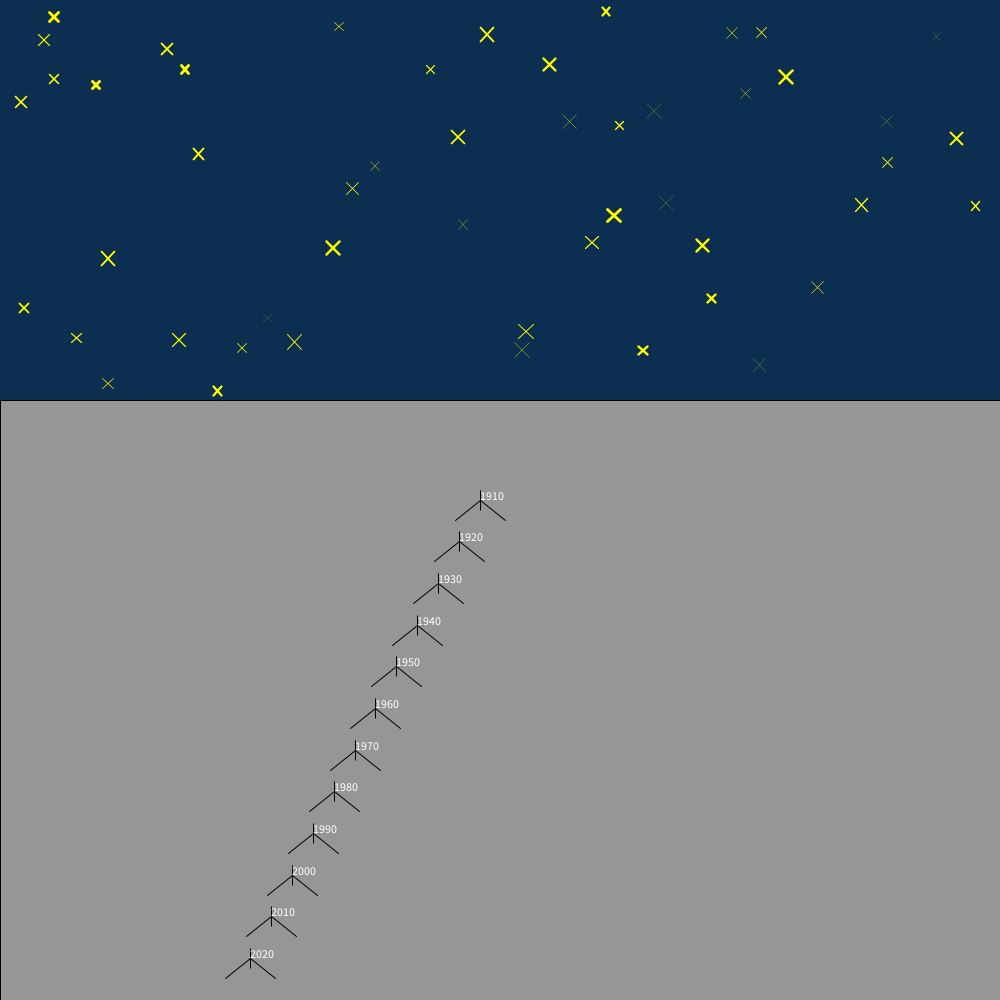
Frame 1 (no input)
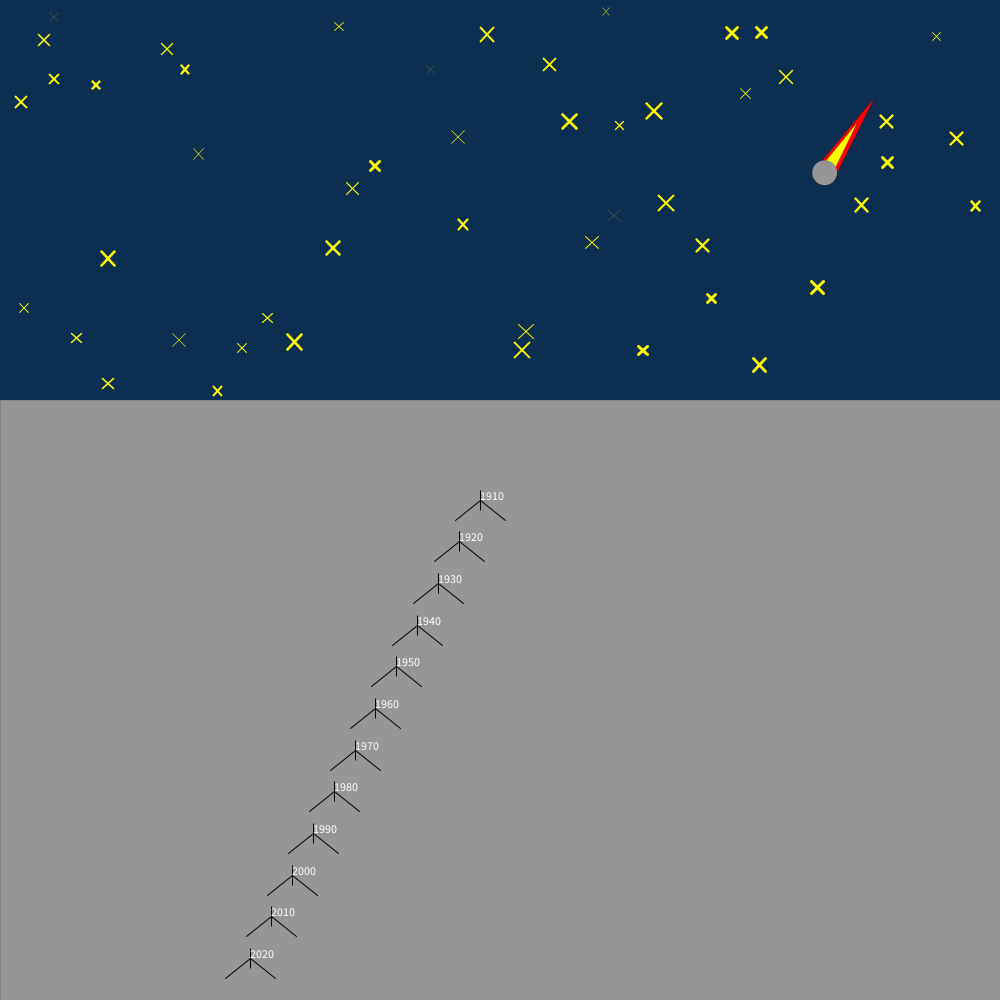
Frame 60 (the mouse pressed at the canvas centre just before this capture)
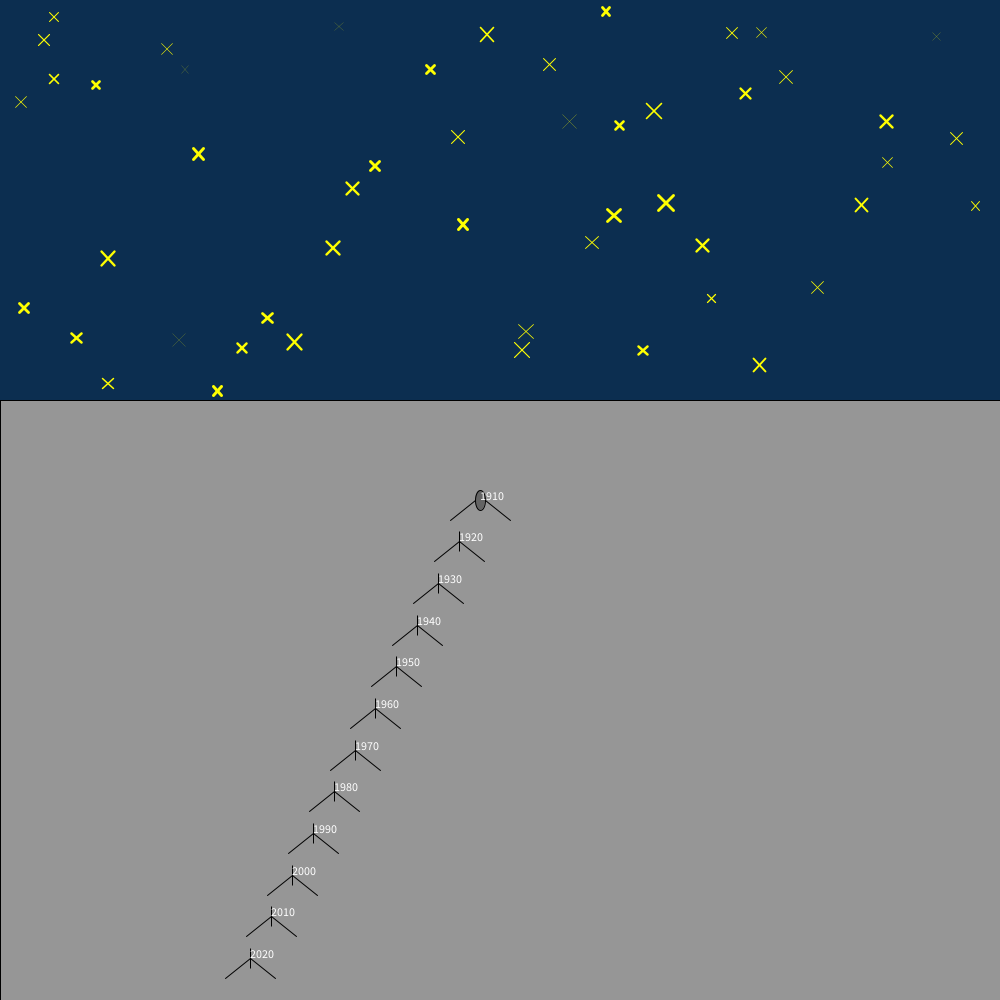
Frame 120 (the mouse held since frame 60 and released just before this capture)

The Processing sketch that drew these frames (run headless with seeded random() and noise(); from frame 60 on, the mouse is pressed at the canvas centre):

// Processing sketch: processing_121416
// ── processing_121416.pde

//each array of meteors represents the number of meteors that fell in a given decade. I wasn't sure how 2-dimensional arrays worked, so I had to do a little extra work...
Meteor[] meteorsA = new Meteor[1];
Meteor[] meteorsB = new Meteor[1];
Meteor[] meteorsC = new Meteor[1];
Meteor[] meteorsD = new Meteor[2];
Meteor[] meteorsE = new Meteor[3];
Meteor[] meteorsF = new Meteor[3];
Meteor[] meteorsG = new Meteor[57];
Meteor[] meteorsH = new Meteor[79];
Meteor[] meteorsI = new Meteor[91];
Meteor[] meteorsJ = new Meteor[98];
Meteor[] meteorsK = new Meteor[162];
int [] years = new int[12];
Star[] stars = new Star[50];
Pool[] pools = new Pool[12];
int counter;
int decade;

void setup(){
size(1000,1000);
counter=0;
decade=0;
for(int y=0; y<12; y++) {years[y]=1910+10*y;}
for(int s=0; s<stars.length; s++){stars[s]=new Star(random(0,width),random(0,2*height/5));}
for(int a=0; a<meteorsA.length; a++)  {meteorsA[a] = new Meteor(width,0); }
for(int b=0; b<meteorsB.length; b++)  {meteorsB[b] = new Meteor(width,0); }
for(int c=0; c<meteorsC.length; c++)  {meteorsC[c] = new Meteor(width,0); }
for(int d=0; d<meteorsD.length; d++)  {meteorsD[d] = new Meteor(width,0); }
for(int e=0; e<meteorsE.length; e++)  {meteorsE[e] = new Meteor(width,0); }
for(int f=0; f<meteorsF.length; f++)  {meteorsF[f] = new Meteor(width,0); }
for(int g=0; g<meteorsG.length; g++)  {meteorsG[g] = new Meteor(width,0); }
for(int h=0; h<meteorsH.length; h++)  {meteorsH[h] = new Meteor(width,0); }
for(int i=0; i<meteorsI.length; i++)  {meteorsI[i] = new Meteor(width,0); }
for(int j=0; j<meteorsJ.length; j++)  {meteorsJ[j] = new Meteor(width,0); }
for(int k=0; k<meteorsK.length; k++)  {meteorsK[k] = new Meteor(width,0); }

for(int p=0; p<pools.length; p++)
  {
    pools[p] = new Pool((width/2-((p+1)*width/pools.length/4)),height/2+(p*(height/2)/pools.length));
  }

}

void draw(){
  background(color(12,46,80));
  fill(150);

 stroke(0);
  rect(0,2*height/5,width,height);
  //for(int y=0; y<12; y++) {text(years[y], )}
  for(int s=0; s<stars.length;s++)  {stars[s].display();}
 // for(int p=0; p<pools.length;p++)  {pools[p].display();}
  for(int p=0; p<pools.length;p++)  {pools[p].display();fill(255); text(years[p],pools[p].xcenter,pools[p].ycenter);}
  counter++;
  
  if (counter % 300 == 0){decade++;}
  if (counter>30)    {for (int a=0; a<meteorsA.length;a++) {if (meteorsA[a].counted==false)  {meteorsA[a].display(); meteorsA[a].move(); meteorsA[a].splash(pools[decade]);}}}
  if (counter>300)   {for (int b=0; b<meteorsB.length;b++) {if (meteorsB[b].counted==false)  {meteorsB[b].display(); meteorsB[b].move(); meteorsB[b].splash(pools[decade]);}}}
  if (counter>600)   {for (int c=0; c<meteorsC.length;c++) {if (meteorsC[c].counted==false)  {meteorsC[c].display(); meteorsC[c].move(); meteorsC[c].splash(pools[decade]);}}}
  if (counter>900)   {for (int d=0; d<meteorsD.length;d++) {if (meteorsD[d].counted==false)  {meteorsD[d].display(); meteorsD[d].move(); meteorsD[d].splash(pools[decade]);}}}
  if (counter>1200)   {for (int e=0; e<meteorsE.length;e++) {if (meteorsE[e].counted==false)  {meteorsE[e].display(); meteorsE[e].move(); meteorsE[e].splash(pools[decade]);}}}
  if (counter>1500)   {for (int f=0; f<meteorsF.length;f++) {if (meteorsF[f].counted==false)  {meteorsF[f].display(); meteorsF[f].move(); meteorsF[f].splash(pools[decade]);}}}
  if (counter>1800)   {for (int g=0; g<meteorsG.length;g++) {if (meteorsG[g].counted==false)  {meteorsG[g].display(); meteorsG[g].move(); meteorsG[g].splash(pools[decade]);}}}  
  if (counter>2100)   {for (int h=0; h<meteorsH.length;h++) {if (meteorsH[h].counted==false)  {meteorsH[h].display(); meteorsH[h].move(); meteorsH[h].splash(pools[decade]);}}}  
  if (counter>2400)   {for (int i=0; i<meteorsI.length;i++) {if (meteorsI[i].counted==false)  {meteorsI[i].display(); meteorsI[i].move(); meteorsI[i].splash(pools[decade]);}}}  
  if (counter>2700)   {for (int j=0; j<meteorsJ.length;j++) {if (meteorsJ[j].counted==false)  {meteorsJ[j].display(); meteorsJ[j].move(); meteorsJ[j].splash(pools[decade]);}}}  
  if (counter>3000)   {for (int k=0; k<meteorsK.length;k++) {if (meteorsK[k].counted==false)  {meteorsK[k].display(); meteorsK[k].move(); meteorsK[k].splash(pools[decade]);}}}
  if (counter>3600) {counter=0;}  
 }
  
  
  
/*int decade=0;
while (decade<2)
{
 if (decade==0){  
  for(int a=0; a<meteorsA.length; a++) {
    if (meteorsA[a].counted==false)  {
        meteorsA[a].display(); 
        meteorsA[a].move(); 
        meteorsA[a].splash(pools[decade]);}
    if (meteorsA[a].counted==true && a==meteorsA.length-1) {decade++;}}
 }
if (decade==2){


for(int b=0; b<meteorsB.length; b++) {if (meteorsB[b].counted==false)  {meteorsB[b].display(); meteorsB[b].move(); meteorsB[b].splash(pools[decade]);}if (meteorsB[b].counted==true && b==meteorsB.length-1) {decade++;}}
}}
*/

/*pools.length;*/
  
class Meteor {
 
  float startPos;
  float xpos;
  float ypos;
  float speed;
  float radius; 
  boolean counted;
  
  Meteor(float a, float b){
    xpos = a;
    ypos = b; 
    radius = 25;
    speed = random(5,7);
    counted = false;
  }
  
  void display(){
    strokeWeight(0);
    fill(255,0,0);
    triangle(xpos-radius/2,ypos,xpos+radius/2,ypos,xpos+radius*2,ypos-radius*3);
        strokeWeight(0);
    fill(255,255,0);
    triangle(xpos-radius/3,ypos,xpos+radius/3,ypos,xpos+radius*1.3,ypos-radius*2);
        strokeWeight(0);
        fill(150);
    ellipse(xpos,ypos,radius,radius);
  }
  
  void move(){
    /*if (xpos>p.xcenter)
      {
        xpos=xpos-speed;
      }*/
      xpos = xpos-speed*(random(.5,1.5));
    ypos=ypos+speed;
  }
  
  void splash(Pool p){/*
    float distance = dist(xpos,ypos,p.xcenter,p.ycenter);
    if (counted == false)
    {
      if (distance < 20)
      {
        p.radiusA = p.radiusA+10;
        counted = true;
      } 
      
    }*/
    if (ypos > p.ycenter){p.radiusA = p.radiusA+10; counted=true;}
  }
}

class Star{
 float center;
 float side;
 float x;
 float y;
 
 Star(float xpos, float ypos)
{
x = xpos;
y = ypos;
side = random(7,15); 
} 
  void display(){
strokeWeight(random(0,3));
stroke(255,255,0);
  //fill(255);
line(x,y,x+side,y+side);
line(x,y+side,x+side,y);
  }
}

class Pool{

  float radiusA;
  float radiusB;
  float xcenter;
  float ycenter;
  
  Pool(float a, float b){
    xcenter = a;
    ycenter = b;
    radiusA = 0;
    radiusB = 20;
  }
  
  void display()
  {
    stroke(1);
    strokeWeight(1);
    line(xcenter+radiusA/2,ycenter,xcenter+radiusA/2+25,ycenter+radiusB);
    line(xcenter-radiusA/2,ycenter,xcenter-radiusA/2-25,ycenter+radiusB);
    
    fill(100);
    ellipse(xcenter,ycenter,radiusA,radiusB);
    }
}
